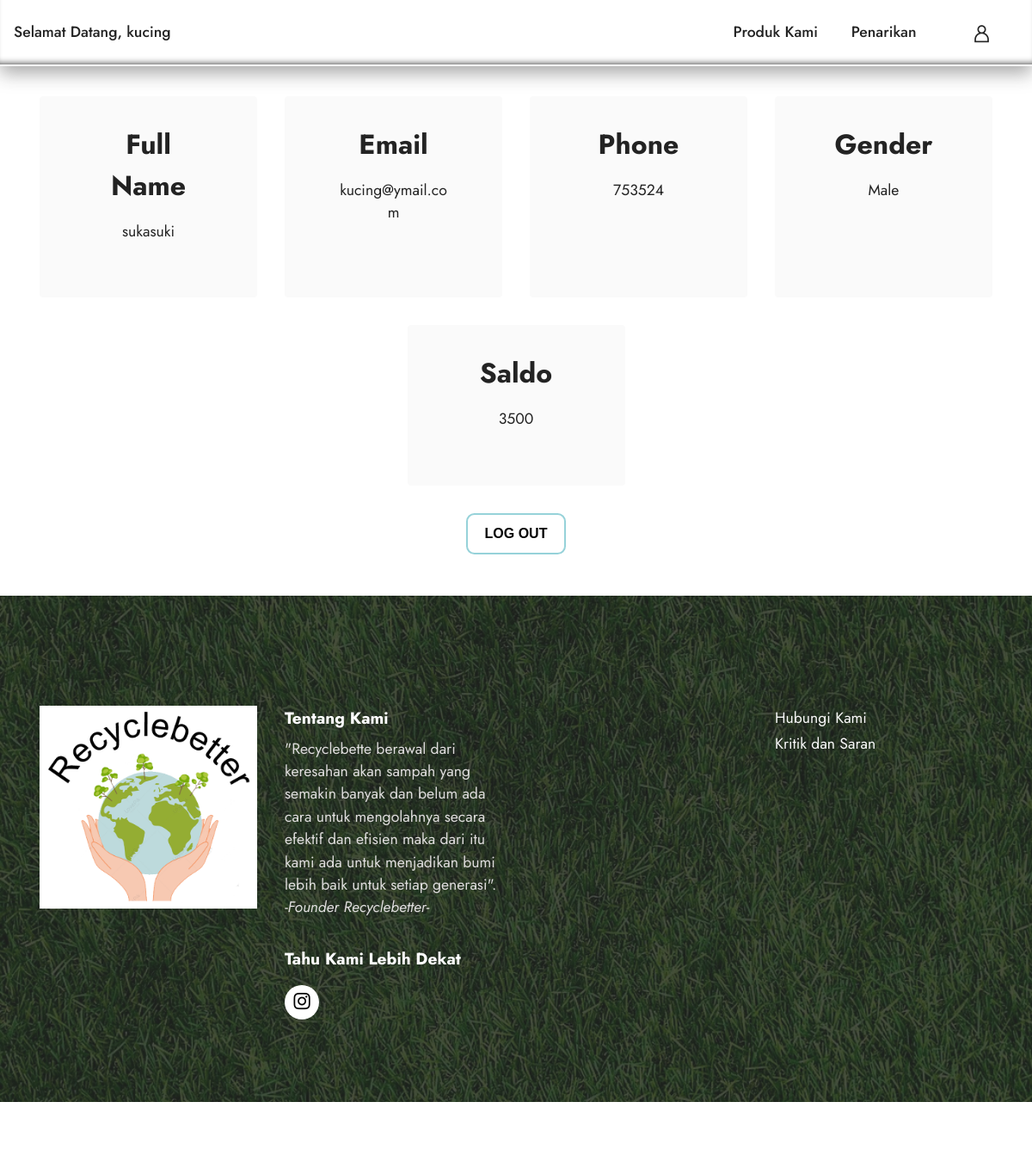
Page /Datadiri.php (signed in) on the committed database.
### tables this page shows
CREATE TABLE `user` (
  `id` int(11) NOT NULL,
  `fullname` varchar(35) NOT NULL,
  `phonenumber` varchar(15) NOT NULL,
  `username` varchar(30) NOT NULL,
  `email` varchar(50) NOT NULL,
  `password` varchar(11) NOT NULL,
  `saldo` int(11) NOT NULL,
  `gender` varchar(7) NOT NULL,
  `status` varchar(20) NOT NULL
);

### Datadiri.php (the view, shortened to what this page needs)
<?php
include "koneksi/koneksi.php"
?>
<!DOCTYPE html>
<html>
<head>
  <link rel="stylesheet" href="assets/web/assets/mobirise-icons2/mobirise2.css">
  <link rel="stylesheet" href="assets/web/assets/mobirise-icons/mobirise-icons.css">
  <link rel="stylesheet" href="assets/bootstrap/css/bootstrap.min.css">
  <link rel="stylesheet" href="assets/bootstrap/css/bootstrap-grid.min.css">
  <link rel="stylesheet" href="assets/bootstrap/css/bootstrap-reboot.min.css">
  <link rel="stylesheet" href="assets/dropdown/css/style.css">
  <link rel="stylesheet" href="assets/socicon/css/styles.css">
  <link rel="stylesheet" href="assets/theme/css/style.css">
  <link rel="preload" as="style" href="assets/mobirise/css/mbr-additional.css"><link rel="stylesheet" href="assets/mobirise/css/mbr-additional.css" type="text/css">
</head>
<body>
<?php
        $sql = "SELECT * FROM user WHERE id = '".$_SESSION['id_user']."'";
        $result = mysqli_query($conn, $sql);
        $data = mysqli_fetch_array($result);
        $username = $data['username'];
        $fullname = $data['fullname'];
        $email = $data['email'];
        $phonenumber = $data['phonenumber'];
        $gender = $data['gender'];
?>
<?php
        $sql = "SELECT (sum(tr.kuantitas) * sum(smph.harga)) as saldo
                FROM tb_transaksi tr
                INNER JOIN tb_sampah smph ON smph.id_sampah = tr.id_sampah
                WHERE tr.id_user = '".$_SESSION['id_user']."'";
        $result = mysqli_query($conn, $sql);
        $data = mysqli_fetch_array($result);
        $saldo = $data['saldo'];
        $sql2 = "SELECT sum(smph.harga_barang) as pengurangan
        FROM tb_penukaran tr
        INNER JOIN tb_barang smph ON smph.id_barang = tr.id_barang
        WHERE tr.id_user = '".$_SESSION['id_user']."'";
        $result2 = mysqli_query($conn, $sql2);
        $data2 = mysqli_fetch_array($result2);
        $pengurangan = $data2['pengurangan'];
?>
  <section class="menu cid-t8hb3pvaYl" once="menu" id="MobiGaryMenu26-1r">
    <nav class="navbar navbar-dropdown TopMenuUnderline navbar-expand-lg">
        <div class="container">
            <div class="navbar-brand">
                <span class="navbar-caption-wrap"><a class="navbar-caption text-black display-4" href="Beranda.php">Selamat Datang, <?=$username?> </a></span>
            </div>
            <div class="collapse navbar-collapse" id="navbarSupportedContent">
                <ul class="navbar-nav nav-dropdown nav-right" data-app-modern-menu="true"><li class="nav-item">
                        <a class="nav-link link text-black text-primary display-4" href="Produkkami.php#gallery4-1e">Produk Kami</a>
                    </li><li class="nav-item"><a class="nav-link link text-black text-primary display-4" href="Penarikan.php#top">Penarikan</a></li></ul>
                <div class="icons-menu">
                    <a href="Datadiri.php#top" target="_blank">
                        <span class="p-2 mbr-iconfont mobi-mbri-user mobi-mbri" style="color: rgb(35, 35, 35); fill: rgb(35, 35, 35);"></span>
                    </a>
                </div>
            </div>
        </div>
    </nav>
</section>
<section data-bs-version="5.1" class="contacts2 cid-t9Ssfv2Cms" id="contacts2-1k">
    <div class="container">
        <div class="row justify-content-center">
            <div class="card col-12 col-md-6 col-lg-3">
                <div class="card-wrapper">
                    <div class="card-box align-center">
                        <h5 class="card-title mbr-fonts-style mb-3 display-5">
                            <strong>Full Name</strong>
                        </h5>
                        <p class="mbr-text mbr-fonts-style mb-4 display-4"> <?=$fullname?> </p>
                    </div>
                </div>
            </div>
            <div class="card col-12 col-md-6 col-lg-3">
                <div class="card-wrapper">
                    <div class="card-box align-center">
                        <h5 class="card-title mbr-fonts-style mb-3 display-5">
                            <strong>Email</strong>
                        </h5>
                        <p class="mbr-text mbr-fonts-style mb-4 display-4"> <?=$email?> </p>
                    </div>
                </div>
            </div>
            <div class="card col-12 col-md-6 col-lg-3">
                <div class="card-wrapper">
                    <div class="card-box align-center">
                        <h5 class="card-title mbr-fonts-style mb-3 display-5">
                            <strong>Phone</strong>
                        </h5>
                        <p class="mbr-text mbr-fonts-style mb-4 display-4"> <?=$phonenumber?> </p>
                    </div>
                </div>
            </div>
            <div class="card col-12 col-md-6 col-lg-3">
                <div class="card-wrapper">
                    <div class="card-box align-center">
                        <h5 class="card-title mbr-fonts-style mb-3 display-5">
                            <strong>Gender</strong>
                        </h5>
                        <p class="mbr-text mbr-fonts-style mb-4 display-4"> <?=$gender?> </p>
                    </div>
                </div>
            </div>
            <div class="card col-12 col-md-6 col-lg-3">
                <div class="card-wrapper">
                    <div class="card-box align-center">
                        <h5 class="card-title mbr-fonts-style mb-3 display-5">
                            <strong>Saldo</strong>
                        </h5>
                        <p class="mbr-text mbr-fonts-style mb-4 display-4"> <?=($saldo - $pengurangan) ?> </p>
                    </div>
                </div>
            </div>
            <form action="controller.php" method="post">
                <div class="row justify-content-center">
                    <div class="card col-12 col-md-6 col-lg-3">
                        <button class="btn first">Log Out</button>
                    </div>
                </div>
            </form>
        </div>
    </div>
</section>
<section data-bs-version="5.1" class="footer4 cid-t8fDxZZ03Z" once="footers" id="footer4-1s">
    <div class="mbr-overlay" style="opacity: 0.8; background-color: rgb(35, 35, 35);"></div>
    <div class="container">
        <div class="row mbr-white">
            <div class="col-6 col-lg-3">
                <div class="media-wrap col-md-12 col-12">
                    <a href="index.php">
                        <img src="assets/images/bumilogo-6.png">
                    </a>
                </div>
            </div>
            <div class="col-12 col-md-6 col-lg-3">
                <h5 class="mbr-section-subtitle mbr-fonts-style mb-2 display-7">
                    <strong>Tentang Kami</strong></h5>
                <p class="mbr-text mbr-fonts-style mb-4 display-4">"Recyclebette berawal dari keresahan akan sampah yang semakin banyak
                    dan belum ada cara untuk mengolahnya secara efektif dan efisien maka dari itu kami ada untuk menjadikan bumi lebih
                    baik untuk setiap generasi".<br><em>-Founder Recyclebetter-</em></p>
                <h5 class="mbr-section-subtitle mbr-fonts-style mb-3 display-7">
                    <strong>Tahu Kami Lebih Dekat</strong></h5>
                <div class="social-row display-7">
                    <div class="soc-item">
                        <a href="https://www.instagram.com/recyclebetter.ofc/" target="_blank">
                            <span class="mbr-iconfont socicon-instagram socicon"></span>
                        </a>
                    </div>
                </div>
            </div>
            <div class="col-12 col-md-6 col-lg-3">
                <ul class="list mbr-fonts-style display-4">
                    <li class="mbr-text item-wrap"><br></li>
                </ul>
            </div>
            <div class="col-12 col-md-6 col-lg-3">
                <ul class="list mbr-fonts-style display-4">
                    <li class="mbr-text item-wrap"><a href="hubungikami.php#contacts2-1k" class="text-white text-primary">Hubungi Kami</a></li>
                    <li class="mbr-text item-wrap"><a href="kritiksaran.php#form5-1j" class="text-white text-primary" style="font-size: 1.1rem;">Kritik dan Saran</a><br></li>
                </ul>
            </div>
            </div>
        </div>
    </section><section class="display-7" style="padding: 0;align-items: center;justify-content: center;flex-wrap: wrap;    align-content: center;display: flex;position: relative;height: 4rem;"><a href="https://mobiri.se/2793116" style="flex: 1 1;height: 4rem;position: absolute;width: 100%;z-index: 1;"><img alt="" style="height: 4rem;"></a></section>
</body>
</html>

### assets/dropdown/css/style.css (style rules this page uses)
.navbar-dropdown { left: 0; padding: 0; position: absolute; right: 0; top: 0; transition: all 0.45s ease; z-index: 1030; background: #282828; }
.navbar-dropdown .navbar-caption { font-weight: 700; white-space: normal; vertical-align: -4px; line-height: 3.125rem !important; }
.navbar-dropdown .navbar-caption, .navbar-dropdown .navbar-caption:hover { color: inherit; text-decoration: none; }
.navbar-dropdown .navbar-brand span { vertical-align: -4px; }
.nav-dropdown { font-size: 0.75rem; font-weight: 500; height: auto !important; }
.nav-dropdown .link { margin: .667em 1.667em; font-weight: 500; padding: 0; transition: color .2s ease-in-out; }
.nav-dropdown .link::after, .nav-dropdown .dropdown-item::after { color: inherit; }

### assets/theme/css/style.css (style rules this page uses)
section { background-color: #ffffff; }
body { font-style: normal; line-height: 1.5; font-weight: 400; color: #232323; position: relative; }
button { background-color: transparent; border-color: transparent; }
section, .container, .container-fluid { position: relative; word-wrap: break-word; }
a { font-style: normal; font-weight: 400; cursor: pointer; }
a, a:hover { text-decoration: none; }
.mbr-section-subtitle { line-height: 1.3; }
.mbr-text { font-style: normal; line-height: 1.7; }
h1, h2, h3, h4, h5, h6, .display-1, .display-2, .display-4, .display-5, .display-7, span, p, a { line-height: 1; word-break: break-word; word-wrap: break-word; font-weight: 400; }
b, strong { font-weight: bold; }
section { background-position: 50% 50%; background-repeat: no-repeat; background-size: cover; }
.mbr-white { color: #ffffff; }
.align-center { text-align: center; }
img, iframe { display: block; width: 100%; }
.card { background-color: transparent; border: none; }
.card-box { width: 100%; }
.btn { font-weight: 600; border-width: 1px; font-style: normal; margin: 0.6rem 0.6rem; white-space: normal; transition: all 0.2s ease-in-out; display: inline-flex; align-items: center; justify-content: center; word-break: break-word; }
.menu .navbar-brand { display: -webkit-flex; }
.menu .navbar-brand span { display: flex; display: -webkit-flex; }
.menu .navbar-brand .navbar-caption-wrap { display: -webkit-flex; }
@media (min-width: 992px) { .menu .navbar-nav.nav-dropdown { display: -webkit-flex; } }
.navbar { display: -webkit-flex; -webkit-flex-wrap: wrap; -webkit-align-items: center; -webkit-justify-content: space-between; }
.navbar-collapse { -webkit-flex-basis: 100%; -webkit-flex-grow: 1; -webkit-align-items: center; }
.nav-dropdown .link { padding: 0.667em 1.667em !important; margin: 0 !important; }
.row { display: -webkit-flex; -webkit-flex-wrap: wrap; }
.justify-content-center { -webkit-justify-content: center; }
.card-wrapper { -webkit-flex: 1; }
html, body { height: auto; min-height: 100vh; }
form .row { margin-left: -0.6rem; margin-right: -0.6rem; }
form .row [class*=col] { padding-left: 0.6rem; padding-right: 0.6rem; }
form .btn { display: flex; padding: 0.6rem 1.2rem; margin: 0; }
.form-control, form .btn { min-height: 48px; }
.mbr-overlay { background-color: #000; bottom: 0; left: 0; opacity: 0.5; position: absolute; right: 0; top: 0; z-index: 0; pointer-events: none; }
ul, ol, pre, blockquote { margin-bottom: 2.3125rem; }
.mb-4 { margin-bottom: 2rem !important; }
@media (min-width: 992px) { .container { padding-left: 16px; padding-right: 16px; } }
@media (min-width: 992px) { .row { margin-left: -16px; margin-right: -16px; } }
@media (min-width: 992px) { .row > [class*=col] { padding-left: 16px; padding-right: 16px; } }
.card-wrapper, .item-wrapper { overflow: hidden; }

### Datadiri.php (style rules this page uses)
.btn { box-sizing: border-box; -webkit-appearance: none; -moz-appearance: none; appearance: none; background-color: transparent; border: 2px solid #96d2d9; border-radius: 0.6em; color: #000000; cursor: pointer; display: flex; align-self: center; font-size: 1rem; font-weight: 400; line-height: 1; margin: 20px; padding: 1.2em 2.8em; text-decoration: none; text-align: center; text-transform: uppercase; font-family: 'Montserrat', sans-serif; font-weight: 700; }
.first { transition: box-shadow 300ms ease-in-out, color 300ms ease-in-out; }

### rows in the picture
user: username "kucing", fullname "sukasuki", email "kucing@ymail.com", phonenumber "753524", gender "Male"

### other values in the picture
$saldo - $pengurangan "3500"
